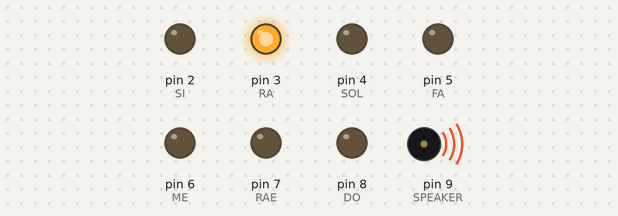
Bench run of a sketch on a simulated Arduino Uno, built with avr-gcc and run on an emulated ATmega328P. Shown: output pins drawn as LEDs (lit = HIGH), buzzer (waves = sounding).

Above: at 1.8 s.
At 2.5 s:
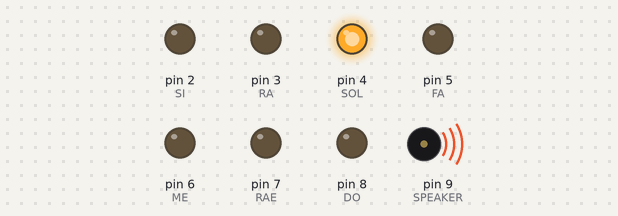
At 3.3 s:
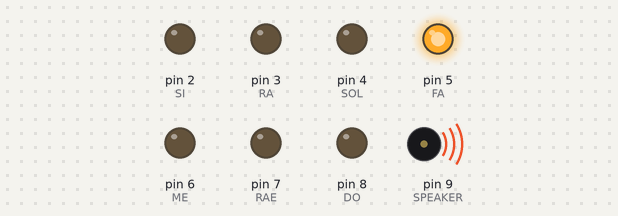
At 4.1 s:
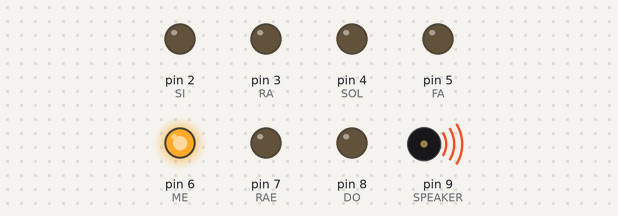
At 4.8 s:
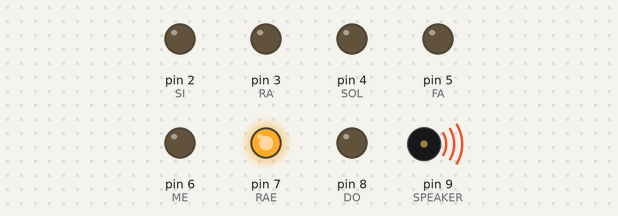
At 5.5 s:
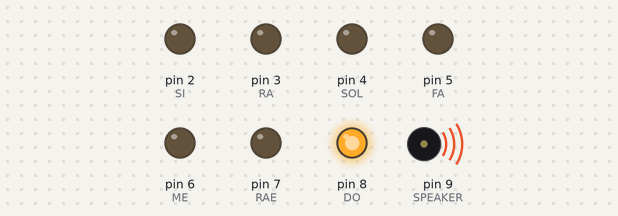
Timing chart, 0 to 7.8 s (numbered marks = the images above):
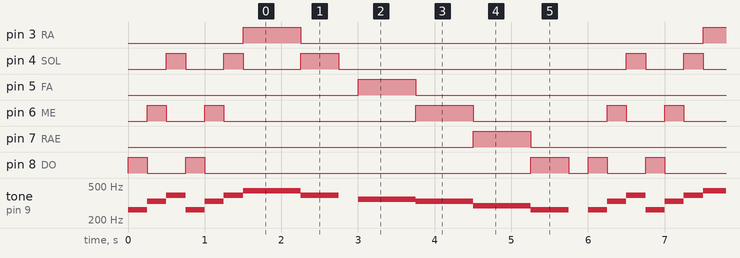

Measured:
- by itself, pin 3 (RA), pin 5 (FA), pin 7 (RAE): alternates HIGH for 0.75 s and LOW for 5.3 s
- by itself, pin 4 (SOL): repeats every 6.0 s: LOW 0.50 s, HIGH 0.25 s, LOW 0.75 s, HIGH 0.50 s, LOW 3.8 s, HIGH 0.25 s
- by itself, pin 6 (ME): repeats every 6.0 s: LOW 0.50 s, HIGH 0.25 s, LOW 2.5 s, HIGH 0.75 s, LOW 1.8 s, HIGH 0.25 s
- by itself, pin 8 (DO): repeats every 6.0 s: LOW 0.50 s, HIGH 0.25 s, LOW 4.3 s, HIGH 0.50 s, LOW 0.25 s, HIGH 0.25 s
- by itself, tone on pin 9 (SPEAKER): repeats every 6.0 s: 330 Hz 0.25 s, 392 Hz 0.25 s, 262 Hz 0.25 s, 330 Hz 0.25 s, 392 Hz 0.25 s, 440 Hz 0.75 s, 392 Hz 0.50 s, silent 0.25 s, 349 Hz 0.75 s, 330 Hz 0.75 s, 294 Hz 0.75 s, 262 Hz 0.50 s, silent 0.25 s, 262 Hz 0.25 s

The sketch:

speaker2.ino
```cpp
#include "pitches.h"

const int SPEAKER = 9;
const int DO = 8;
const int RAE = 7;
const int ME = 6;
const int FA = 5;
const int SOL = 4;
const int RA = 3;
const int SI = 2;

int notes[] = {
  NOTE_C4, NOTE_E4, NOTE_G4, NOTE_C4, NOTE_E4, NOTE_G4,
  NOTE_A4, NOTE_A4, NOTE_A4, NOTE_G4, 0,
  NOTE_F4, NOTE_F4, NOTE_F4, NOTE_E4, NOTE_E4, NOTE_E4,
  NOTE_D4, NOTE_D4, NOTE_D4, NOTE_C4, 0
};

int times[] = {
  250, 250, 250, 250, 250, 250,
  250, 250, 250, 500, 250,
  250, 250, 250, 250, 250, 250,
  250, 250, 250, 500, 250
};

int len = sizeof(notes) / sizeof(int);

void lightOn(int i) {
  int t_note;
  if (notes[i] == NOTE_C4) {
    t_note = DO;
  } else if (notes[i] == NOTE_D4) {
    t_note = RAE;
  } else if (notes[i] == NOTE_E4) {
    t_note = ME;
  } else if (notes[i] == NOTE_F4) {
    t_note = FA;
  } else if (notes[i] == NOTE_G4) {
    t_note = SOL;
  } else if (notes[i] == NOTE_A4) {
    t_note = RA;
  } else if (notes[i] == NOTE_B4) {
    t_note = SI;
  } else {
    t_note = -1;
  }
  if (t_note == -1) {
    delay(times[i]);
    return;
  }
  digitalWrite(t_note, HIGH);
  delay(times[i]);
  digitalWrite(t_note, LOW);
}

void setup() {
  pinMode(DO, OUTPUT);
  pinMode(RAE, OUTPUT);
  pinMode(ME, OUTPUT);
  pinMode(FA, OUTPUT);
  pinMode(SOL, OUTPUT);
  pinMode(RA, OUTPUT);
  pinMode(SI, OUTPUT);
}

void loop() {
  for (int i=0; i<len; i++) {
    tone(SPEAKER, notes[i], times[i]);
    lightOn(i);
  }
}
```

pitches.h
```cpp
/*************************************************
 * Public Constants
 *************************************************/

#define NOTE_B0  31
#define NOTE_C1  33
#define NOTE_CS1 35
#define NOTE_D1  37
#define NOTE_DS1 39
#define NOTE_E1  41
#define NOTE_F1  44
#define NOTE_FS1 46
#define NOTE_G1  49
#define NOTE_GS1 52
#define NOTE_A1  55
#define NOTE_AS1 58
#define NOTE_B1  62
#define NOTE_C2  65
#define NOTE_CS2 69
#define NOTE_D2  73
#define NOTE_DS2 78
#define NOTE_E2  82
#define NOTE_F2  87
#define NOTE_FS2 93
#define NOTE_G2  98
#define NOTE_GS2 104
#define NOTE_A2  110
#define NOTE_AS2 117
#define NOTE_B2  123
#define NOTE_C3  131
#define NOTE_CS3 139
#define NOTE_D3  147
#define NOTE_DS3 156
#define NOTE_E3  165
#define NOTE_F3  175
#define NOTE_FS3 185
#define NOTE_G3  196
#define NOTE_GS3 208
#define NOTE_A3  220
#define NOTE_AS3 233
#define NOTE_B3  247
#define NOTE_C4  262
#define NOTE_CS4 277
#define NOTE_D4  294
#define NOTE_DS4 311
#define NOTE_E4  330
#define NOTE_F4  349
#define NOTE_FS4 370
#define NOTE_G4  392
#define NOTE_GS4 415
#define NOTE_A4  440
#define NOTE_AS4 466
#define NOTE_B4  494
#define NOTE_C5  523
#define NOTE_CS5 554
#define NOTE_D5  587
#define NOTE_DS5 622
#define NOTE_E5  659
#define NOTE_F5  698
#define NOTE_FS5 740
#define NOTE_G5  784
#define NOTE_GS5 831
#define NOTE_A5  880
#define NOTE_AS5 932
#define NOTE_B5  988
#define NOTE_C6  1047
#define NOTE_CS6 1109
#define NOTE_D6  1175
#define NOTE_DS6 1245
#define NOTE_E6  1319
#define NOTE_F6  1397
#define NOTE_FS6 1480
#define NOTE_G6  1568
#define NOTE_GS6 1661
#define NOTE_A6  1760
#define NOTE_AS6 1865
#define NOTE_B6  1976
#define NOTE_C7  2093
#define NOTE_CS7 2217
#define NOTE_D7  2349
#define NOTE_DS7 2489
#define NOTE_E7  2637
#define NOTE_F7  2794
#define NOTE_FS7 2960
#define NOTE_G7  3136
#define NOTE_GS7 3322
#define NOTE_A7  3520
#define NOTE_AS7 3729
#define NOTE_B7  3951
#define NOTE_C8  4186
#define NOTE_CS8 4435
#define NOTE_D8  4699
#define NOTE_DS8 4978
```
